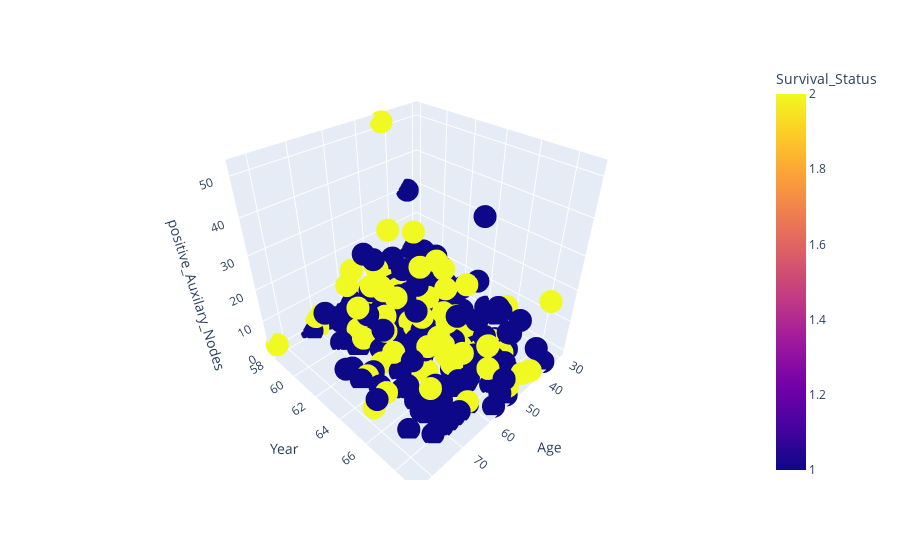

The cell this chart's notebook holds for it:
### Markdown cell above
from above pair plot it is clear that survival status 1 and 2  class types are not seperable
try plotly to get 3d scatter plots to differentiate 3 types of features

### Code cell
import plotly.express as px

# Load the haberman dataset from plotly
df = pd.read_csv('irisdataset/haberman.csv', header=None, names = ['Age', 'Year', 'positive_Auxilary_Nodes', 'Survival_Status'])

# Create a 3D scatter plot
fig = px.scatter_3d(df, x='Age', y='Year', z='positive_Auxilary_Nodes', color='Survival_Status')

# Show the plot
fig.show()

### Figure 1 — Plotly figure (JSON) as saved in the notebook; plotly's stock layout.template omitted (floating-point values rounded to 4 significant figures; data arrays with more than 128 entries replaced by an {"elided": "..."} marker saying what was removed)
{"data": [{"hovertemplate": "Age=%{x}<br>Year=%{y}<br>positive_Auxilary_Nodes=%{z}<br>Survival_Status=%{marker.color}<extra></extra>", "legendgroup": "", "marker": {"color": {"elided": "306 int values"}, "coloraxis": "coloraxis", "symbol": "circle"}, "mode": "markers", "name": "", "scene": "scene", "showlegend": false, "type": "scatter3d", "x": {"elided": "306 int values"}, "y": {"elided": "306 int values"}, "z": {"elided": "306 int values"}}], "layout": {"coloraxis": {"colorbar": {"title": {"text": "Survival_Status"}}, "colorscale": [[0, "#0d0887"], [0.1111, "#46039f"], [0.2222, "#7201a8"], [0.3333, "#9c179e"], [0.4444, "#bd3786"], [0.5556, "#d8576b"], [0.6667, "#ed7953"], [0.7778, "#fb9f3a"], [0.8889, "#fdca26"], [1, "#f0f921"]]}, "legend": {"tracegroupgap": 0}, "margin": {"t": 60}, "scene": {"domain": {"x": [0, 1], "y": [0, 1]}, "xaxis": {"title": {"text": "Age"}}, "yaxis": {"title": {"text": "Year"}}, "zaxis": {"title": {"text": "positive_Auxilary_Nodes"}}}}}
